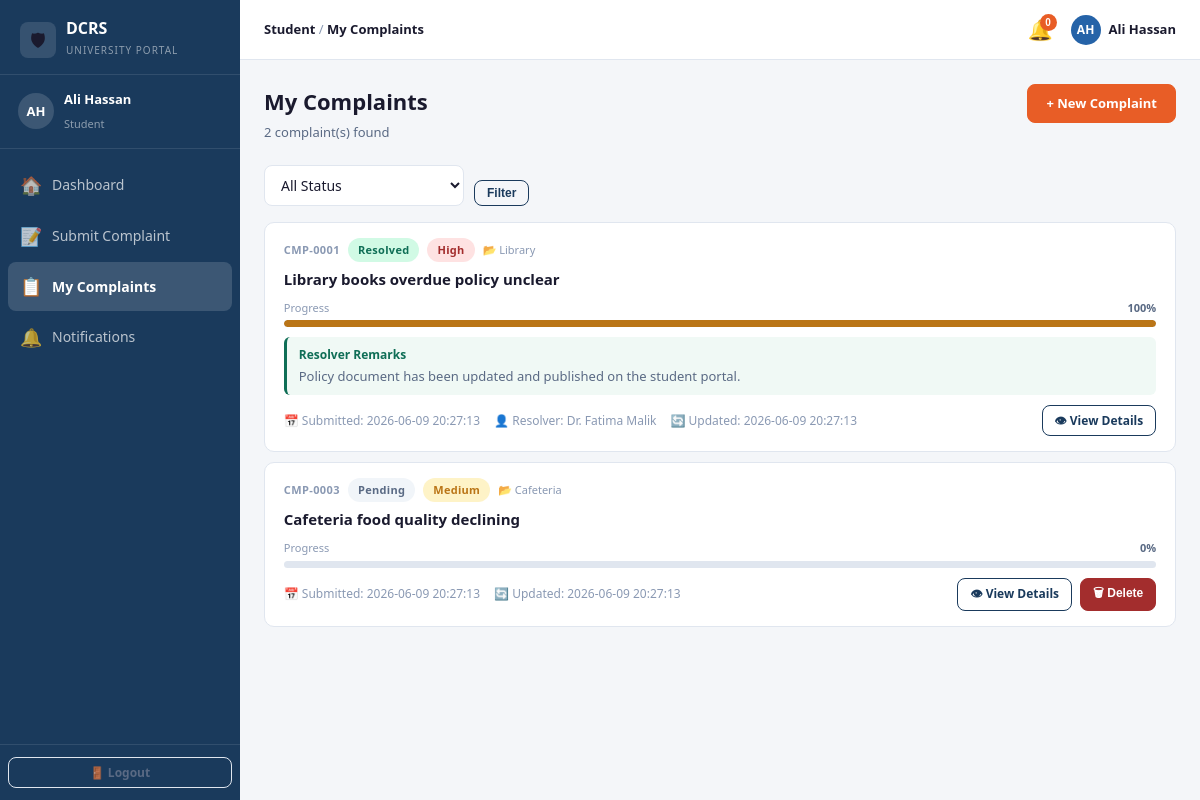
The app's page /pages/student/my_complaints.php (signed in) with its own data.
### tables this page shows
CREATE TABLE IF NOT EXISTS complaints (
  complaint_id   INT          NOT NULL AUTO_INCREMENT,
  complaint_code VARCHAR(20)  NOT NULL UNIQUE,    
  student_id     INT          NOT NULL,
  resolver_id    INT               DEFAULT NULL,
  assigned_by    INT               DEFAULT NULL,   
  title          VARCHAR(255) NOT NULL,
  description    TEXT         NOT NULL,
  category       ENUM('Academic','IT','Library','Cafeteria',
                      'Hostel','Transport','Finance','Other')
                              NOT NULL DEFAULT 'Other',
  priority       ENUM('Low','Medium','High','Critical')
                              NOT NULL DEFAULT 'Medium',
  status         ENUM('Pending','Assigned','In Progress',
                      'Resolved','Closed')
                              NOT NULL DEFAULT 'Pending',
  remarks        TEXT              DEFAULT NULL,
  progress       TINYINT UNSIGNED  NOT NULL DEFAULT 0
                              CHECK (progress BETWEEN 0 AND 100),
  created_at     DATETIME     NOT NULL DEFAULT CURRENT_TIMESTAMP,
  updated_at     DATETIME     NOT NULL DEFAULT CURRENT_TIMESTAMP
                              ON UPDATE CURRENT_TIMESTAMP,
  resolved_at    DATETIME          DEFAULT NULL,
  PRIMARY KEY (complaint_id),
  INDEX idx_student    (student_id),
  INDEX idx_resolver   (resolver_id),
  INDEX idx_status     (status),
  INDEX idx_priority   (priority),
  INDEX idx_category   (category),
  CONSTRAINT fk_complaint_student
    FOREIGN KEY (student_id)  REFERENCES users(user_id) ON DELETE CASCADE,
  CONSTRAINT fk_complaint_resolver
    FOREIGN KEY (resolver_id) REFERENCES users(user_id) ON DELETE SET NULL,
  CONSTRAINT fk_complaint_assigner
    FOREIGN KEY (assigned_by) REFERENCES users(user_id) ON DELETE SET NULL
);

CREATE TABLE IF NOT EXISTS users (
  user_id      INT          NOT NULL AUTO_INCREMENT,
  name         VARCHAR(100) NOT NULL,
  email        VARCHAR(150) NOT NULL UNIQUE,
  password     VARCHAR(255) NOT NULL,             
  role         ENUM('student','admin','resolver') NOT NULL DEFAULT 'student',
  department   VARCHAR(100)  DEFAULT NULL,
  phone        VARCHAR(20)   DEFAULT NULL,
  is_active    TINYINT(1)    NOT NULL DEFAULT 1,
  created_at   DATETIME      NOT NULL DEFAULT CURRENT_TIMESTAMP,
  updated_at   DATETIME      NOT NULL DEFAULT CURRENT_TIMESTAMP
                             ON UPDATE CURRENT_TIMESTAMP,
  PRIMARY KEY (user_id),
  INDEX idx_email (email),
  INDEX idx_role  (role)
);

### backend/config/db_connect.php (called while the page is built, shortened)
<?php
class DB {
    private static ?PDO $instance = null;
    public static function get(): PDO {
        if (self::$instance === null) {
            $dsn = sprintf(
                'mysql:host=%s;dbname=%s;charset=%s',
                DB_HOST, DB_NAME, DB_CHARSET
            );
            try {
                self::$instance = new PDO($dsn, DB_USER, DB_PASS, [
                    PDO::ATTR_ERRMODE            => PDO::ERRMODE_EXCEPTION,
                    PDO::ATTR_DEFAULT_FETCH_MODE => PDO::FETCH_ASSOC,
                    PDO::ATTR_EMULATE_PREPARES   => false,
                ]);
            } catch (PDOException $e) {
                http_response_code(500);
                die(json_encode([
                    'success' => false,
                    'message' => 'Database connection failed.'
                ]));
            }
        }
        return self::$instance;
    }
}

### backend/config/session.php (called while the page is built, shortened)
<?php
class Session {
    public static function userId(): ?int {
        return $_SESSION['user_id'] ?? null;
    }
}

### backend/models/ComplaintModel.php (called while the page is built, shortened)
<?php
class ComplaintModel {
    private PDO $db;
    public function __construct() {
        $this->db = DB::get();
    }
    public function getByStudent(int $studentId, array $filters = []): array {
        $where = ['c.student_id = :student_id'];
        $params = [':student_id' => $studentId];
        $stmt = $this->db->prepare(
            "SELECT c.complaint_id, c.complaint_code, c.title,
                    c.category, c.priority, c.status, c.progress,
                    c.remarks, c.created_at, c.updated_at,
                    r.name AS resolver_name
             FROM complaints c
             LEFT JOIN users r ON r.user_id = c.resolver_id
             WHERE " . implode(' AND ', $where) . "
             ORDER BY c.created_at DESC"
        );
        $stmt->execute($params);
        return $stmt->fetchAll();
    }
}

### pages/student/my_complaints.php (the view, shortened to what this page needs)
<?php
require_once __DIR__ . '/../../frontend/partials/layout.php';
$complaintModel = new ComplaintModel();
$studentId      = Session::userId();
$filterStatus = clean($_GET['status'] ?? '');
$filters      = $filterStatus ? ['status' => $filterStatus] : [];
$complaints   = $complaintModel->getByStudent($studentId, $filters);
?>
<div class="page-header" style="display:flex;justify-content:space-between;align-items:flex-start;flex-wrap:wrap;gap:10px;">
  <div>
    <h2>My Complaints</h2>
    <p><?= count($complaints) ?> complaint(s) found</p>
  </div>
  <a href="<?= APP_URL ?>/pages/student/submit_complaint.php" class="btn btn-accent">
    + New Complaint
  </a>
</div>
<form method="GET" style="margin-bottom:16px;">
  <div class="filter-bar">
    <select name="status" class="form-control auto-filter" style="max-width:200px;">
      <option value="">All Status</option>
    </select>
    <button type="submit" class="btn btn-outline btn-sm">Filter</button>
  </div>
</form>
<?php if (empty($complaints)): ?>
  <div class="card" style="text-align:center;padding:3rem;">
    <p style="font-size:2.5rem;margin-bottom:10px;">📭</p>
    <p style="color:var(--text-muted);margin-bottom:16px;">
      <?= $filterStatus ? "No $filterStatus complaints found." : "You haven't submitted any complaints yet." ?>
    </p>
    <a href="<?= APP_URL ?>/pages/student/submit_complaint.php" class="btn btn-accent">
      Submit Your First Complaint
    </a>
  </div>
<?php else: ?>
  <?php foreach ($complaints as $c): ?>
    <div class="complaint-card">
      <div class="complaint-meta">
        <span class="complaint-code"><?= $c['complaint_code'] ?></span>
        <?= statusBadge($c['status']) ?>
        <?= priorityBadge($c['priority']) ?>
        <span style="font-size:11px;color:var(--text-muted);">📂 <?= $c['category'] ?></span>
      </div>
      <p class="complaint-title"><?= clean($c['title']) ?></p>
      <div style="margin-bottom:10px;">
        <?php
        $barColor = match($c['priority']) {
          'Critical' => 'danger',
          'High'     => 'warning',
          'Low'      => 'success',
          default    => 'primary',
        };
        ?>
        <div style="display:flex;justify-content:space-between;margin-bottom:4px;">
          <span style="font-size:11px;color:var(--text-muted);">Progress</span>
          <span style="font-size:11px;font-weight:700;color:var(--text-sec);"><?= $c['progress'] ?>%</span>
        </div>
        <div class="progress">
          <div class="progress-bar bg-<?= $barColor ?>" style="width:<?= $c['progress'] ?>%;"></div>
        </div>
      </div>
      <?php if ($c['remarks']): ?>
        <div style="background:#f0f9f5;border-left:3px solid var(--success);padding:8px 12px;border-radius:6px;margin-bottom:10px;">
          <p style="margin:0;font-size:12px;font-weight:700;color:var(--success);margin-bottom:2px;">Resolver Remarks</p>
          <p style="margin:0;font-size:13px;color:var(--text-sec);"><?= clean($c['remarks']) ?></p>
        </div>
      <?php endif; ?>
      <div class="complaint-footer">
        <span>📅 Submitted: <?= $c['created_at'] ?></span>
        <?php if ($c['resolver_name']): ?>
          <span>👤 Resolver: <?= clean($c['resolver_name']) ?></span>
        <?php endif; ?>
        <span>🔄 Updated: <?= $c['updated_at'] ?></span>
        <div style="margin-left:auto;display:flex;gap:8px;">
          <a href="<?= APP_URL ?>/pages/complaint_detail.php?id=<?= $c['complaint_id'] ?>"
             class="btn btn-outline btn-sm">
            👁 View Details
          </a>
          <?php if ($c['status'] === 'Pending'): ?>
            <form method="POST"
                  action="<?= APP_URL ?>/backend/controllers/ComplaintController.php?action=delete"
                  style="display:inline;">
              <button type="submit" class="btn btn-danger btn-sm"
                      data-confirm="Are you sure you want to delete this complaint?">
                🗑 Delete
              </button>
            </form>
          <?php endif; ?>
        </div>
      </div>
    </div>
  <?php endforeach; ?>
<?php endif; ?>

### backend/helpers/helpers.php (shortened to what this page needs)
<?php
function clean(mixed $data): string {
    return htmlspecialchars(strip_tags(trim((string)$data)), ENT_QUOTES, 'UTF-8');
}
function priorityBadge(string $priority): string {
    $map = [
        'Low'      => 'success',
        'Medium'   => 'warning',
        'High'     => 'danger',
        'Critical' => 'dark-red',
    ];
    $cls = $map[$priority] ?? 'secondary';
    return "<span class=\"badge badge-{$cls}\">{$priority}</span>";
}
function statusBadge(string $status): string {
    $map = [
        'Pending'     => 'secondary',
        'Assigned'    => 'primary',
        'In Progress' => 'warning',
        'Resolved'    => 'success',
        'Closed'      => 'dark',
    ];
    $cls = $map[$status] ?? 'secondary';
    return "<span class=\"badge badge-{$cls}\">{$status}</span>";
}

### frontend/css/style.css (style rules this page uses)
:root { --primary: #1a3a5c; --primary-light: #2563a8; --primary-xlt: #e8f0fe; --accent: #e85d26; --accent-light: #f97316; --success: #0f6e56; --success-light: #d1fae5; --warning: #ba7517; --warning-light: #fef3c7; --danger: #a32d2d; --danger-light: #fee2e2; --info: #0369a1; --bg: #f4f6f9; --surface: #ffffff; --border: #e0e6ef; --text: #1a1a2e; --text-sec: #5a6a84; --text-muted: #8a99b3; --sidebar-w: 240px; --header-h: 60px; --radius: 10px; --shadow: 0 4px 16px rgba(0,0,0,0.08); --shadow-lg: 0 8px 32px rgba(0,0,0,0.12); --transition: 0.2s ease; }
*, *::before, *::after { box-sizing: border-box; margin: 0; padding: 0; }
html { font-size: 15px; }
body { font-family: 'Segoe UI', system-ui, -apple-system, sans-serif; background: var(--bg); color: var(--text); line-height: 1.6; }
a { color: var(--primary-light); text-decoration: none; }
.page-header { margin-bottom: 22px; }
.page-header h2 { font-size: 22px; font-weight: 800; color: var(--text); margin: 0 0 3px; }
.page-header p { font-size: 13px; color: var(--text-sec); margin: 0; }
.badge { display: inline-block; padding: 3px 10px; border-radius: 20px; font-size: 11px; font-weight: 700; letter-spacing: 0.3px; white-space: nowrap; }
.badge-success { background: var(--success-light); color: var(--success); }
.badge-warning { background: var(--warning-light); color: var(--warning); }
.badge-danger { background: var(--danger-light); color: var(--danger); }
.badge-secondary { background: #f1f5f9; color: var(--text-sec); }
.btn { display: inline-flex; align-items: center; gap: 6px; padding: 8px 18px; border-radius: 8px; font-size: 13px; font-weight: 600; cursor: pointer; border: 1px solid transparent; transition: opacity var(--transition), box-shadow var(--transition); text-decoration: none; }
.btn-accent { background: var(--accent); color: #fff; border-color: var(--accent); }
.btn-danger { background: var(--danger); color: #fff; border-color: var(--danger); }
.btn-outline { background: transparent; color: var(--primary); border-color: var(--primary); }
.btn-sm { padding: 5px 12px; font-size: 12px; }
.form-control { width: 100%; padding: 9px 12px; border: 1px solid var(--border); border-radius: 8px; font-size: 14px; color: var(--text); background: var(--surface); transition: border-color var(--transition), box-shadow var(--transition); font-family: inherit; }
select.form-control { cursor: pointer; }
.progress { background: var(--border); border-radius: 4px; overflow: hidden; }
.progress-bar { height: 7px; border-radius: 4px; transition: width 0.4s ease; }
.bg-warning { background: var(--warning); }
.complaint-card { background: var(--surface); border-radius: var(--radius); border: 1px solid var(--border); padding: 1rem 1.25rem; margin-bottom: 10px; transition: box-shadow var(--transition), transform var(--transition); }
.complaint-meta { display: flex; align-items: center; gap: 8px; margin-bottom: 5px; flex-wrap: wrap; }
.complaint-code { font-size: 11px; color: var(--text-muted); font-weight: 700; letter-spacing: 0.4px; }
.complaint-title { font-size: 15px; font-weight: 600; color: var(--text); margin-bottom: 8px; }
.complaint-footer { display: flex; align-items: center; gap: 14px; flex-wrap: wrap; }
.complaint-footer span { font-size: 12px; color: var(--text-muted); }
.filter-bar { display: flex; gap: 10px; flex-wrap: wrap; align-items: flex-end; margin-bottom: 16px; }
.filter-bar .form-control { min-width: 160px; flex: 1; }

### records on screen
complaints: complaint_code "CMP-0001", status "Resolved", priority "High", category "Library", title "Library books overdue policy unclear", progress "100", remarks "Policy document has been updated and published on the student portal.", created_at "2026-06-09 20:27:13", resolver.name "Dr. Fatima Malik", updated_at "2026-06-09 20:27:13"
complaints: complaint_code "CMP-0003", status "Pending", priority "Medium", category "Cafeteria", title "Cafeteria food quality declining", progress "0", created_at "2026-06-09 20:27:13", updated_at "2026-06-09 20:27:13"

### other values on screen
$initials "AH"
$user "Ali Hassan"
$role "Student"
$item['icon'] "🏠"
$item['label'] "Dashboard"
$item['icon'] "📝"
$item['label'] "Submit Complaint"
$item['icon'] "📋"
$item['label'] "My Complaints"
$item['icon'] "🔔"
$item['label'] "Notifications"
$pageTitle "My Complaints"
$unread "0"
count($complaints) "2"
